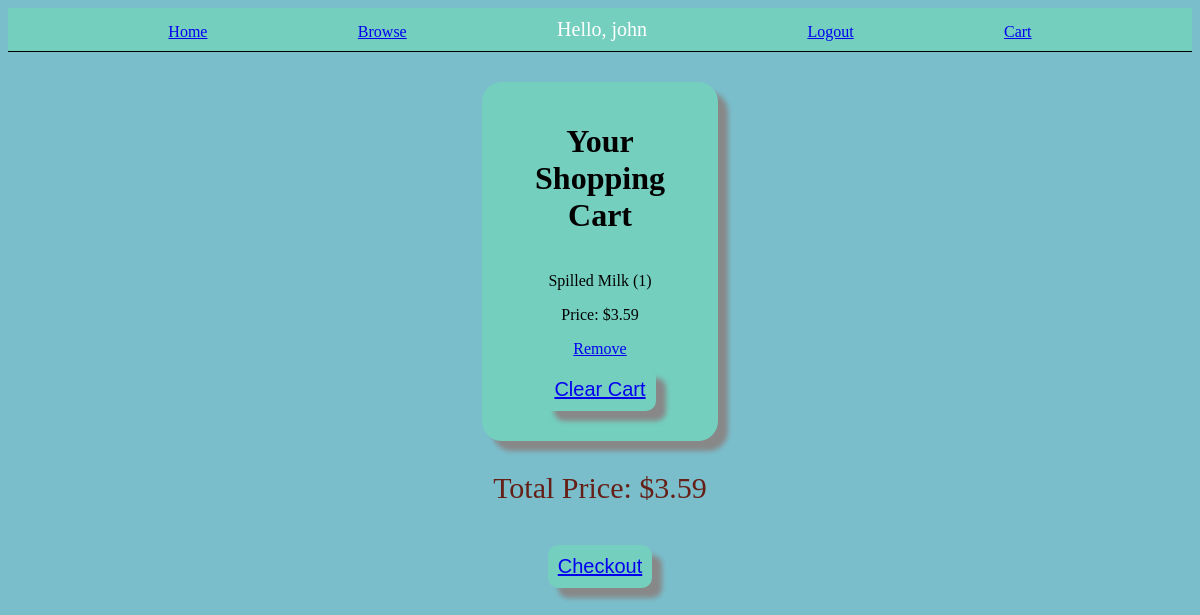
The page /cart/ (signed in) on the database its author committed.
### app/models.py (models this page shows, shortened)
class Order(models.Model):
    STATUS = (
        ('Pending', 'Pending'),
        ('Out for delivery', 'Out for delivery'),
        ('Delivered', 'Delivered'),
    )
    customer = models.ForeignKey(User, null=True, on_delete=models.CASCADE)
    product = models.ForeignKey(Product, null=True, on_delete=models.CASCADE)
    quantity = models.IntegerField(default=0, null=True)
    status = models.CharField(max_length=200, null=True, choices=STATUS)

class Product(models.Model):
    name = models.CharField(max_length=200, null=True)
    image = models.ImageField(upload_to='', null=True, blank=True)
    description = models.CharField(max_length=200, null=True)
    price = models.FloatField(null=True)

### app/views.py (the view)
# urls.py: path("cart/", cartPage, name="cart"),
def cartPage(request):
    orders = Order.objects.filter(customer=request.user)
    total_price = sum([order.product.price * order.quantity for order in orders])
    return render(request, 'cart.html', {'orders': orders, 'total_price': total_price})

### app/templates/cart.html (shortened to what this page needs)
{% extends 'base.html' %}
{% block content %}
<div class="product-list">
    <h1>Your Shopping Cart</h1>
{% for order in orders %}
<div class="product-item">
    <p>{{ order.product.name }} ({{ order.quantity }})</p>
    <p>Price: ${{ order.product.price }}</p>
    <a href="{% url 'remove_from_cart' order.id %}">Remove</a>
</div>
{% empty %}
    <p>Your cart is empty.</p>
{% endfor %}
<button class="checkout"><a href="{% url 'clear_cart' %}">Clear Cart</a></button>
</div>
<div class="total">
    <p>Total Price: ${{ total_price|floatformat:2 }}</p>
    <button class="checkout"><a href="{% url 'checkout' %}">Checkout</a></button>
</div>
{% endblock content %}

### app/templates/base.html (shortened to what this page needs)
{% load static %}
<!DOCTYPE html>
<html lang="en">
<head>
    <link rel="stylesheet" href= {% static "styles.css" %}>
</head>
<body>
    <nav class="mainNav">
        <a href="{% url 'home' %}">Home</a>
        <a href="{% url 'shopping' %}">Browse</a>
        <span id="hello-msg">Hello, {{request.user}}</span>
        <span><a href="{% url 'logout' %}">Logout</a></span>
        <a href="{% url 'cart' %}">Cart</a>
    </nav>
    <main>
        {% block content %}
        {% endblock %}
    </main>
</body>
</html>

### app/static/styles.css (style rules this page uses)
body { background: #7abecc; }
.mainNav { background: #74cfbf; padding: 10px; margin: 0; border-bottom: 1px solid black; display: flex; justify-content: space-evenly; align-items: end; }
#hello-msg { color: white; font-size: 20px; margin-right: 10px; }
.product-list { margin-top: 30px; display: flex; flex-direction: column; align-items: center; justify-content: center; text-align: center; padding: 20px; background: #74cfbf; margin-left: 40%; margin-right: 40%; border-radius: 20px; box-shadow: 10px 10px 5px #888888; }
.total { font-size: 30px; color: #651f16; display: flex; flex-direction: column; align-items: center; justify-content: center; }
.checkout { background: #74cfbf; border: none; border-radius: 10px; padding: 10px; margin: 10px; font-size: 20px; cursor: pointer; box-shadow: 10px 10px 5px #888888; }

### rows shown on the page
Order: product.name "Spilled Milk", quantity "1", product.price "3.59"

### other values the page prints
{{ request.user }} "john"
{{ total_price|floatformat:2 }} "3.59"
